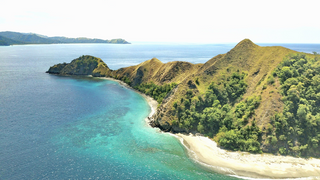
#> input picture TugasKelompok_PCD/gambar.png, 320 x 180 px
$ python SelectiveFiltering.py
#> lines starting #> are read from the running program, lines starting #| are printed output that depends on the picture; after the words box and inside, x2 and y2 are one past the last pixel; in counts of white or black regions, pixels touching at a corner belong together
import cv2
import numpy as np

# Membaca citra
img = cv2.imread('gambar.png', 0)
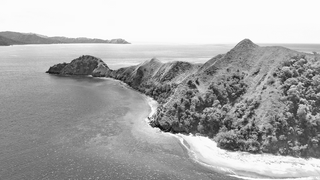
#> img: shape (180, 320); min 1, max 255, mean 171.3

# Konversi citra ke dalam float32
f = np.float32(img)

# Menghitung transformasi Fourier
dft = cv2.dft(f, flags=cv2.DFT_COMPLEX_OUTPUT)

# Menggeser frekuensi nol ke tengah
dft_shift = np.fft.fftshift(dft)

# Menerapkan filter Gaussian pada domain frekuensi
rows, cols = img.shape
#> rows = 180; cols = 320
crow, ccol = rows // 2, cols // 2
#> crow = 90; ccol = 160
mask = np.zeros((rows, cols, 2), np.float32)
mask[crow - 30: crow + 30, ccol - 30: ccol + 30] = 1
dft_shift_filtered = dft_shift * mask

# Menghitung spektrum frekuensi citra awal
magnitude_spectrum = 20 * np.log(cv2.magnitude(dft[:, :, 0], dft[:, :, 1]))
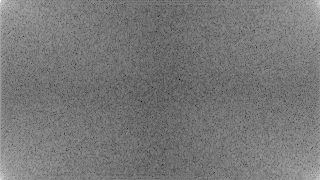
#> magnitude_spectrum: shape (180, 320) float32; min 5.4, max 322.1, mean 154.1; drawn with min black and max white

# Menghitung spektrum frekuensi citra hasil filter
magnitude_spectrum_filtered = 20 * np.log(cv2.magnitude(dft_shift_filtered[:, :, 0], dft_shift_filtered[:, :, 1]) + 1e-9)
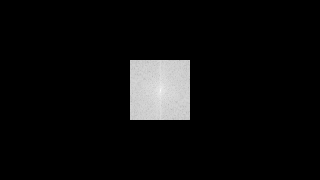
#> magnitude_spectrum_filtered: shape (180, 320) float32; min -414.5, max 322.1, mean -376.8; drawn with min black and max white

# Menghitung inversi transformasi Fourier
img_back = cv2.idft(dft_shift_filtered)
img_back = cv2.magnitude(img_back[:, :, 0], img_back[:, :, 1])
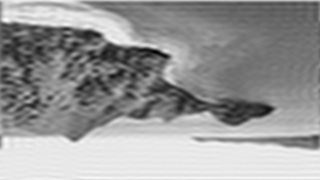
#> img_back: shape (180, 320) float32; min 1040106.9, max 15790240, mean 9868671; drawn with min black and max white

# Menampilkan hasil
cv2.imshow('Citra Awal', img)
cv2.imshow('Spektrum Frekuensi Citra Awal', magnitude_spectrum)
cv2.imshow('Spektrum Frekuensi Citra Hasil Filter', magnitude_spectrum_filtered)
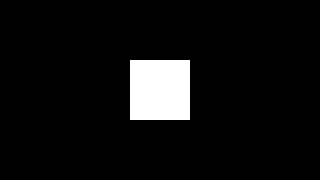
#> window 'Spektrum Frekuensi Citra Hasil': shape (180, 320); 6.2% white; 1 white region, box (x1, y1, x2, y2) and area: (130, 60, 190, 120) 3600
cv2.imshow('Citra Hasil Filter', img_back)
cv2.waitKey(0)
cv2.destroyAllWindows()
